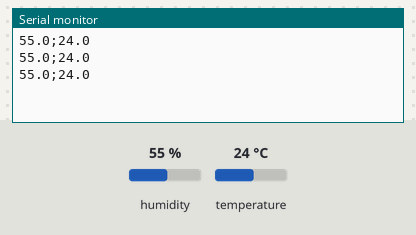
This sketch was run on a simulated Arduino Uno, built with avr-gcc and run on an emulated ATmega328P. Parts: the last lines printed to the serial monitor. The test bench sets the inputs (shaded band); at power-on: humidity 55 %, temperature 24 °C.

Above: at 2.8 s.
2.9 s: humidity set to 22 %
At 5.5 s:
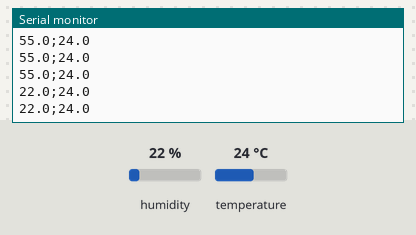
5.6 s: temperature set to 12 °C
At 6.6 s:
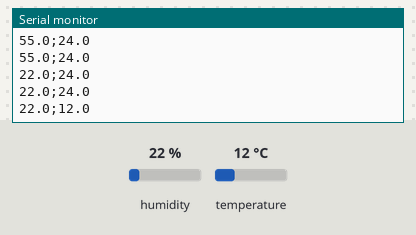
8.3 s: humidity set to 40 %
At 9.8 s:
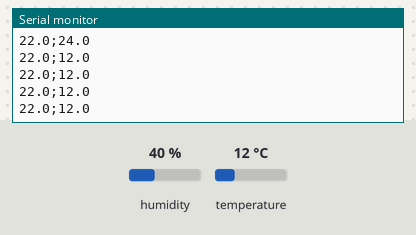
Timing chart, 0 to 11.3 s (numbered marks = the images above; inputs shaded):
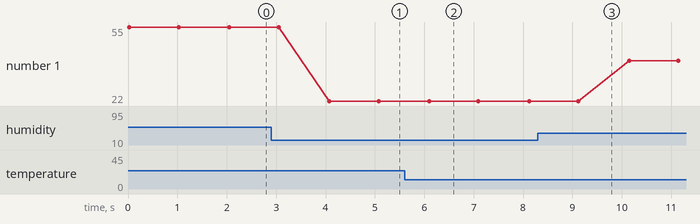

The sketch:

dht-11.ino
```cpp
#include "DHT.h"  // biblioteca para sensores DHT
#define TIPO_SENSOR DHT11  // tipo do sensor: DHT11

// Pino onde o sensor está ligado.
const int PINO_SENSOR_DHT11 = A0;

DHT sensorDHT(PINO_SENSOR_DHT11, TIPO_SENSOR);  // cria objeto do sensor

void setup() {
  Serial.begin(9600);  // inicia Serial Monitor (velocidade 9600)
  sensorDHT.begin();   // inicializa o sensor DHT
}

void loop() {
  float umidade = sensorDHT.readHumidity();         // lê umidade (%)
  float temperatura = sensorDHT.readTemperature();  // lê temperatura (°C)

  if (isnan(temperatura) || isnan(umidade)) {          // checa se houve erro nas leituras
    Serial.println("Erro ao ler os dados do sensor");  // imprime mensagem de erro
  } else {
    Serial.print(umidade, 1);
    Serial.print(";");               // imprime com 1 casa decimal
    Serial.println(temperatura, 1);  // imprime com 1 casa decimal
  }

  delay(1000);  // espera 1 segundo antes da próxima leitura
}
```

Measured:
- after the input at 2.9 s, the serial monitor: prints a new line after 1.2 s (image 1)
- after the input at 5.6 s, the serial monitor: prints a new line after 0.50 s (image 2)
- plotted number 1: 55 → 22 after the input at 2.9 s, 22 → 40 after the input at 8.3 s
